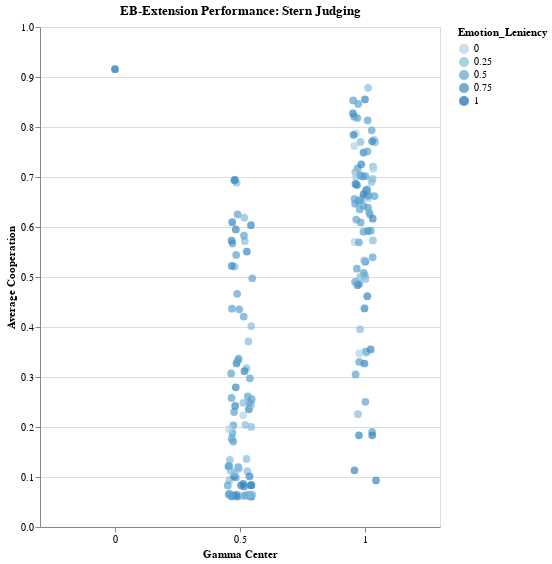

Notebook cell for this chart:
### Code cell
import numpy as np

unique_norms = [[0, 0, 0, 0, 0, 0, 0, 1], [0, 0, 0, 0, 0, 1, 0, 0], [0, 0, 0, 0, 0, 1, 0, 1], [0, 0, 0, 0, 0, 1, 1, 1], [0, 0, 0, 0, 1, 0, 0, 1], [0, 0, 0, 0, 1, 1, 0, 1], [0, 0, 0, 1, 0, 0, 0, 0], [0, 0, 0, 1, 0, 0, 0, 1], [0, 0, 0, 1, 0, 0, 1, 1], [0, 0, 0, 1, 0, 1, 0, 0], [0, 0, 0, 1, 0, 1, 0, 1], [0, 0, 0, 1, 0, 1, 1, 1], [0, 0, 0, 1, 1, 0, 0, 1], [0, 0, 0, 1, 1, 0, 1, 1], [0, 0, 0, 1, 1, 1, 0, 0], [0, 0, 0, 1, 1, 1, 0, 1], [0, 0, 1, 0, 0, 0, 0, 1], [0, 0, 1, 0, 0, 0, 1, 1], [0, 0, 1, 0, 0, 1, 0, 0], [0, 0, 1, 0, 0, 1, 0, 1], [0, 0, 1, 0, 0, 1, 1, 1], [0, 0, 1, 0, 1, 0, 0, 1], [0, 0, 1, 0, 1, 1, 0, 0], [0, 0, 1, 1, 0, 0, 0, 1], [0, 0, 1, 1, 0, 1, 0, 0], [0, 0, 1, 1, 0, 1, 0, 1], [0, 0, 1, 1, 0, 1, 1, 1], [0, 0, 1, 1, 1, 0, 0, 1], [0, 1, 0, 0, 0, 0, 0, 1], [0, 1, 0, 0, 0, 0, 1, 1], [0, 1, 0, 0, 0, 1, 0, 0], [0, 1, 0, 0, 0, 1, 0, 1], [0, 1, 0, 0, 0, 1, 1, 0], [0, 1, 0, 0, 0, 1, 1, 1], [0, 1, 0, 0, 1, 0, 0, 1], [0, 1, 0, 1, 0, 0, 0, 0], [0, 1, 0, 1, 0, 0, 0, 1], [0, 1, 0, 1, 0, 0, 1, 1], [0, 1, 0, 1, 0, 1, 0, 0], [0, 1, 0, 1, 0, 1, 0, 1], [0, 1, 0, 1, 0, 1, 1, 0], [0, 1, 0, 1, 0, 1, 1, 1], [0, 1, 0, 1, 1, 0, 0, 1], [0, 1, 1, 0, 0, 0, 0, 1], [0, 1, 1, 0, 0, 0, 1, 1], [0, 1, 1, 0, 0, 1, 0, 0], [0, 1, 1, 0, 0, 1, 0, 1], [0, 1, 1, 0, 0, 1, 1, 0], [0, 1, 1, 0, 0, 1, 1, 1], [0, 1, 1, 1, 0, 0, 0, 0], [0, 1, 1, 1, 0, 0, 0, 1], [0, 1, 1, 1, 0, 0, 1, 1], [0, 1, 1, 1, 0, 1, 0, 0], [0, 1, 1, 1, 0, 1, 0, 1], [0, 1, 1, 1, 0, 1, 1, 0], [0, 1, 1, 1, 0, 1, 1, 1], [1, 0, 0, 0, 0, 0, 0, 1], [1, 0, 0, 0, 0, 0, 1, 1], [1, 0, 0, 0, 0, 1, 0, 0], [1, 0, 0, 0, 0, 1, 0, 1], [1, 0, 0, 1, 0, 0, 0, 0], [1, 0, 0, 1, 0, 0, 0, 1], [1, 0, 0, 1, 0, 0, 1, 1], [1, 0, 0, 1, 0, 1, 0, 0], [1, 0, 0, 1, 0, 1, 0, 1], [1, 0, 1, 0, 0, 0, 0, 1], [1, 0, 1, 0, 0, 0, 1, 1], [1, 0, 1, 0, 0, 1, 0, 0], [1, 0, 1, 1, 0, 0, 0, 0], [1, 0, 1, 1, 0, 0, 0, 1], [1, 0, 1, 1, 0, 0, 1, 1], [1, 1, 0, 0, 0, 0, 0, 1], [1, 1, 0, 1, 0, 0, 0, 0], [1, 1, 0, 1, 0, 0, 0, 1], [1, 1, 1, 1, 0, 0, 0, 1], [1, 1, 1, 1, 0, 1, 0, 0], [1, 1, 1, 1, 0, 1, 0, 1], [1, 1, 1, 1, 0, 1, 1, 1], [1, 1, 1, 1, 1, 0, 0, 1], [1, 1, 1, 1, 1, 1, 0, 1], [0, 0, 1, 0, 1, 1, 0, 1], [0, 1, 0, 0, 1, 0, 1, 1], [0, 1, 1, 0, 1, 0, 0, 1], [1, 0, 0, 0, 0, 1, 1, 1], [1, 0, 1, 0, 0, 1, 0, 1], [1, 0, 1, 1, 0, 1, 0, 0], [1, 1, 1, 0, 0, 0, 0, 1]]
# 1. Convert unique_norms from list of ints to list of strings
unique_norms_str = ["".join(map(str, norm)) for norm in unique_norms]
# --- 1. Filter and Aggregate ---

# Filter for the target gamma values
target_gammas = [0, 0.5, 1]
filtered_df = merged_df[merged_df['gamma_center'].isin(target_gammas)].copy()
filtered_df = filtered_df[filtered_df.Z==40]
filtered_df = filtered_df[filtered_df.q==1]
filtered_df = filtered_df[
    (filtered_df['Emotion_Leniency'] != 1) | (filtered_df['gamma_center'] == 0)
]
# Normalize the cooperation ratio from [0, 100] to [0, 1]
filtered_df['average_cooperation'] = filtered_df['average_cooperation'] / 100.0

mask = (filtered_df["8bit_vector"].isin(unique_norms_str)) | (filtered_df['gamma_center'] == 0)
filtered_df = filtered_df[mask]
# Select the base norm you want to visualize (e.g., "Stern Judging")
# You can wrap this in a loop if you want plots for all norms
target_base_norm = "Stern Judging" 
plot_data = filtered_df[filtered_df['base_social_norm'] == target_base_norm].copy()

# Aggregate: Get the mean cooperation for each EB social norm per gamma_center
# This averages across all simulation runs/replicates for that specific norm configuration
agg_df = plot_data.groupby(['eb_social_norm', 'gamma_center', 'Emotion_Leniency']).agg({
    'average_cooperation': 'mean'
}).reset_index()

# --- 2. Create the Altair Jitter Plot ---
jitter_chart = alt.Chart(agg_df).mark_circle(size=60, opacity=0.7).encode(
    x=alt.X('gamma_center:O', 
            title='Gamma Center',
            axis=alt.Axis(labelAngle=0)),
    y=alt.Y('average_cooperation:Q', 
            title='Average Cooperation',
            scale=alt.Scale(domain=[0, 1])),
    # The xOffset channel still pulls from our 'jitter' variable
    xOffset=alt.XOffset('jitter:Q', scale=alt.Scale(domain=[-2, 2])),    
    color=alt.Color('Emotion_Leniency:O'),
    tooltip=[
        alt.Tooltip('eb_social_norm', title='EB Norm'),
        alt.Tooltip('average_cooperation', title='Avg Coop', format='.3f'),
        alt.Tooltip('gamma_center', title='Gamma')
    ]
).transform_calculate(
    # Logic: if gamma_center is 0, jitter is 0. Else, random jitter.
    # 'datum.gamma_center' refers to the value in the current row.
    jitter='datum.gamma_center == 0 ? 0 : (random()-0.5)'
).properties(
    title=f"EB-Extension Performance: {target_base_norm}",
    width=400,
    height=500
)

jitter_chart.display()

### Figure 1 — Vega-Lite specification as saved in the notebook (floating-point values rounded to 4 significant figures; data arrays with more than 128 entries replaced by an {"elided": "..."} marker saying what was removed)
{"config": {"view": {"continuousWidth": 300, "continuousHeight": 300}}, "data": {"name": "data-1d31c370880fc70f2652b8724b2f7036"}, "mark": {"type": "circle", "opacity": 0.7, "size": 60}, "encoding": {"color": {"field": "Emotion_Leniency", "type": "ordinal"}, "tooltip": [{"field": "eb_social_norm", "title": "EB Norm", "type": "nominal"}, {"field": "average_cooperation", "format": ".3f", "title": "Avg Coop", "type": "quantitative"}, {"field": "gamma_center", "title": "Gamma", "type": "quantitative"}], "x": {"axis": {"labelAngle": 0}, "field": "gamma_center", "title": "Gamma Center", "type": "ordinal"}, "xOffset": {"field": "jitter", "scale": {"domain": [-2, 2]}, "type": "quantitative"}, "y": {"field": "average_cooperation", "scale": {"domain": [0, 1]}, "title": "Average Cooperation", "type": "quantitative"}}, "height": 500, "title": "EB-Extension Performance: Stern Judging", "transform": [{"calculate": "datum.gamma_center == 0 ? 0 : (random()-0.5)", "as": "jitter"}], "width": 400, "$schema": "https://vega.github.io/schema/vega-lite/v6.1.0.json", "datasets": {"data-1d31c370880fc70f2652b8724b2f7036": {"elided": "171 records"}}}
